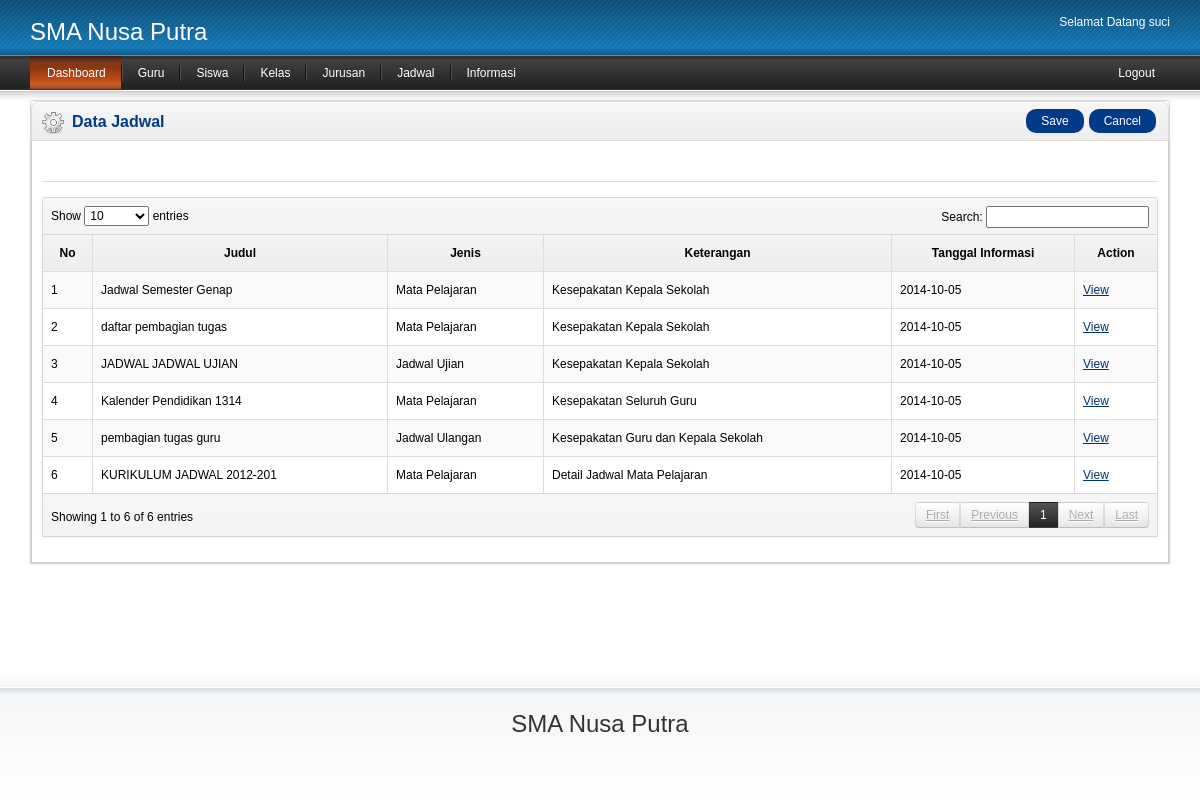
Screenshot of /admin/admin.php?page=informasi/datainfrms (signed in) with the database file from the repository.
### tables this page shows
CREATE TABLE IF NOT EXISTS `informasi` (
  `id_infrm` int(11) NOT NULL AUTO_INCREMENT,
  `judul` varchar(25) NOT NULL,
  `jenis` varchar(15) NOT NULL,
  `file_infrm` varchar(50) NOT NULL,
  `keterangan` varchar(50) NOT NULL,
  `tanggal_infrm` date NOT NULL,
  PRIMARY KEY (`id_infrm`)
);

### admin/informasi/datainfrms.php (the view, shortened to what this page needs)
<link href="./../css/dataTables.css" rel="stylesheet">
<div class="heading">
      <h1><img src="../image/product.png" alt="" /> Data Jadwal</h1>
      <div class="buttons"><a  class="button" id="save">Save</a><a  class="button" id="cancel">Cancel</a></div>
    </div>
     <div class="content">
<div id="tab-general">
          <div id="languages" class="htabs">
                      </div>
                    <div id="language1">
                   <div id="container">
			<div class="box">
            	<div class="box-content nopadding">
					<table id="dt-example" cellpadding="0" cellspacing="0" border="0" class="table-dt table-striped-dt table-bordered-dt dataTable" >
						<thead>
							<tr>
								<th>No</th>
								<th>Judul</th>
								<th>Jenis</th>
                                <th>Keterangan</th>
                                <th>Tanggal Informasi</th>
								<th>Action</th>
							</tr>
						</thead>
						<tbody>
                        <?php
						$no=1;
						$q=mysql_query("select * from informasi");
						while($data=mysql_fetch_array($q)){
						?>
							<tr class="gradeX">
								<td><?php echo $no; ?></td>
								<td>
									<?php echo $data[1]?>
									</td>
                                    <td>
									<?php echo $data[2]?>
									</td>
								<td><?php echo $data['keterangan']?></td>
                                <td><?php echo $data['tanggal_infrm']?></td>
								<td class="center">
                                	<a href="/skripsiKalendar/upload/<?php echo $data['file_infrm']; ?>">View</a>
                                </td>
							</tr>
                            <?php $no++;}?>
						</tbody>
					</table>
				</div>
			</div>
		</div>
          </div>
                  </div>
                  </div>

### css/stylesheet.css (style rules this page uses)
html { margin: 0; padding: 0; height: 100%; }
body { margin: 0; padding: 0; height: 100%; background: #FFFFFF; }
body, td, th, input, select, textarea, option, optgroup { font-family: Arial, Helvetica, sans-serif; font-size: 12px; color: #000000; }
a, a:visited { color: #003366; text-decoration: underline; cursor: pointer; }
#container { height: 100%; }
.box { margin-bottom: 15px; }
.box > .heading { height: 38px; padding-left: 7px; padding-right: 7px; border: 1px solid #DBDBDB; background: url('../image/box.png') repeat-x; -webkit-border-radius: 7px 7px 0px 0px; -moz-border-radius: 7px 7px 0px 0px; -khtml-border-radius: 7px 7px 0px 0px; border-radius: 7px 7px 0px 0px; }
.box > .heading h1 { margin: 0px; padding: 11px 0px 0px 0px; color: #003A88; font-size: 16px; float: left; }
.box > .heading h1 img { float: left; margin-top: -1px; margin-left: 3px; margin-right: 8px; }
.box > .heading .buttons { float: right; padding-top: 7px; margin-right: 5px; }
.box > .heading .buttons .button { margin-left: 5px; }
.box > .content { padding: 10px; border-left: 1px solid #CCCCCC; border-right: 1px solid #CCCCCC; border-bottom: 1px solid #CCCCCC; min-height: 300px; overflow: auto; }
a.button, .list a.button { text-decoration: none; color: #FFF; display: inline-block; padding: 5px 15px 5px 15px; background: #003A88; -webkit-border-radius: 10px 10px 10px 10px; -moz-border-radius: 10px 10px 10px 10px; -khtml-border-radius: 10px 10px 10px 10px; border-radius: 10px 10px 10px 10px; }
.htabs { padding: 0px 0px 0px 10px; height: 30px; line-height: 16px; border-bottom: 1px solid #DDDDDD; margin-bottom: 15px; }

### rows the page displays
informasi: judul "Jadwal Semester Genap", jenis "Mata Pelajaran", keterangan "Kesepakatan Kepala Sekolah", tanggal_infrm "2014-10-05"
informasi: judul "daftar pembagian tugas", jenis "Mata Pelajaran", keterangan "Kesepakatan Kepala Sekolah", tanggal_infrm "2014-10-05"
informasi: judul "JADWAL JADWAL UJIAN", jenis "Jadwal Ujian", keterangan "Kesepakatan Kepala Sekolah", tanggal_infrm "2014-10-05"
informasi: judul "Kalender Pendidikan 1314", jenis "Mata Pelajaran", keterangan "Kesepakatan Seluruh Guru", tanggal_infrm "2014-10-05"
informasi: judul "pembagian tugas guru", jenis "Jadwal Ulangan", keterangan "Kesepakatan Guru dan Kepala Sekolah", tanggal_infrm "2014-10-05"
informasi: judul "KURIKULUM JADWAL 2012-201", jenis "Mata Pelajaran", keterangan "Detail Jadwal Mata Pelajaran", tanggal_infrm "2014-10-05"

### other values shown
$_SESSION['username'] "suci"
